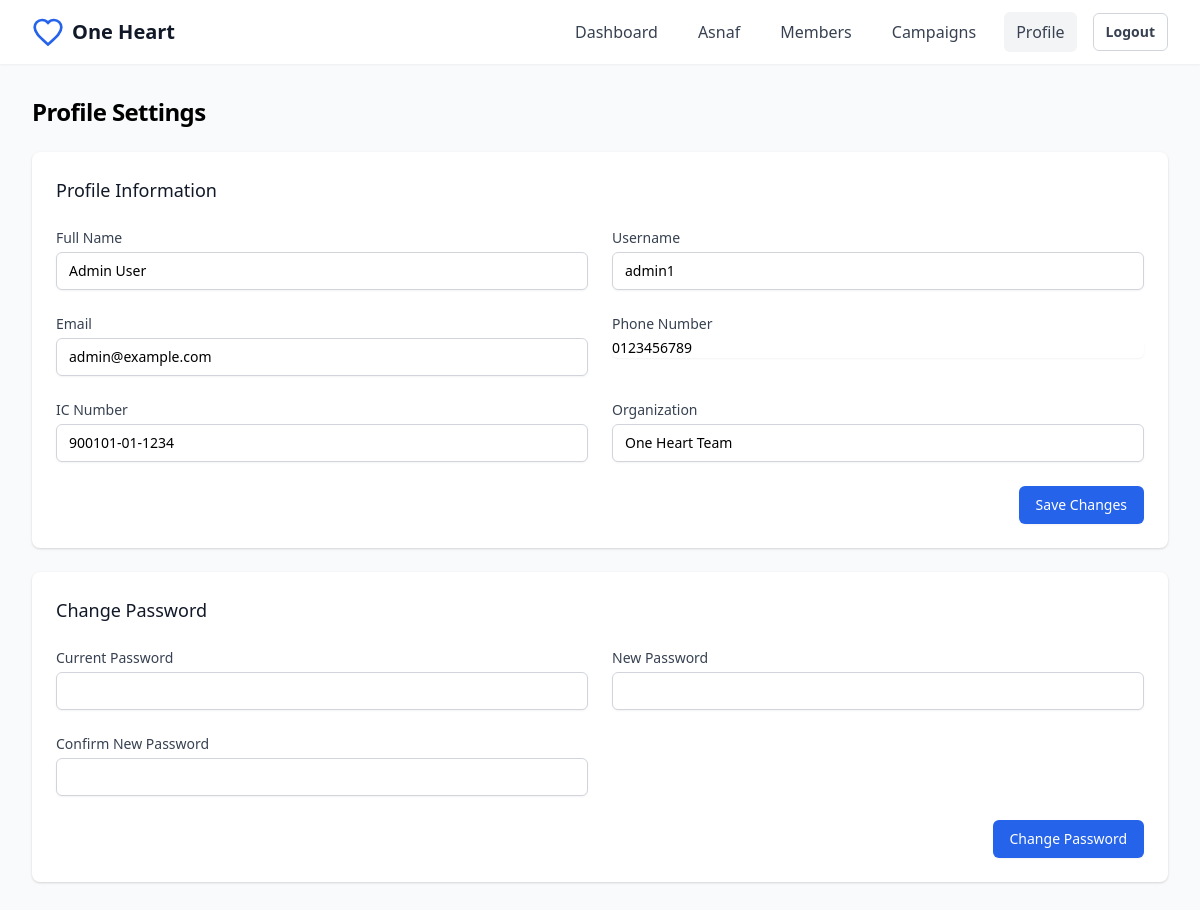
The app's page /profile.php (signed in) with its own data.
### tables this page shows
CREATE TABLE users (
    id INT AUTO_INCREMENT PRIMARY KEY,
    name VARCHAR(100) NOT NULL,
    username VARCHAR(50) UNIQUE NOT NULL,
    email VARCHAR(100) NOT NULL UNIQUE,
    password VARCHAR(255) NOT NULL,
    phone VARCHAR(20),
    ic VARCHAR(20),
    organization VARCHAR(255),
    role ENUM('admin', 'volunteer') NOT NULL DEFAULT 'volunteer',
    status ENUM('active', 'suspended') NOT NULL DEFAULT 'active',
    created_at TIMESTAMP DEFAULT CURRENT_TIMESTAMP,
    updated_at TIMESTAMP DEFAULT CURRENT_TIMESTAMP ON UPDATE CURRENT_TIMESTAMP
);

### profile.php (the view, shortened to what this page needs)
<?php
require_once 'config/database.php';
$user_id = $_SESSION['user_id'];
$stmt = $conn->prepare("SELECT * FROM users WHERE id = ?");
$stmt->bind_param("i", $user_id);
$stmt->execute();
$result = $stmt->get_result();
$user = $result->fetch_assoc();
?>
<!DOCTYPE html>
<html lang="en">
<head>
    <link href="https://cdn.jsdelivr.net/npm/tailwindcss@2.2.19/dist/tailwind.min.css" rel="stylesheet">
    <link rel="stylesheet" href="assets/css/style.css">
</head>
<body class="bg-gray-50">
    <?php include 'includes/header.php'; ?>
    <main class="mx-auto max-w-7xl px-4 sm:px-6 lg:px-8 py-8">
        <div class="space-y-6">
            <h1 class="text-2xl font-bold tracking-tight">Profile Settings</h1>
            <div class="bg-white shadow rounded-lg">
                <div class="px-4 py-5 sm:p-6">
                    <h2 class="text-lg font-medium text-gray-900 mb-4">Profile Information</h2>
                    <form method="POST" class="space-y-6">
                        <div class="grid grid-cols-1 gap-6 sm:grid-cols-2">
                            <div>
                                <label for="name" class="block text-sm font-medium text-gray-700">Full Name</label>
                                <input type="text" name="name" id="name" value="<?php echo htmlspecialchars($user['name']); ?>" required
                                    class="mt-1 block w-full rounded-md border-gray-300 shadow-sm focus:border-blue-500 focus:ring-blue-500 sm:text-sm">
                            </div>
                            <div>
                                <label for="username" class="block text-sm font-medium text-gray-700">Username</label>
                                <input type="text" name="username" id="username" value="<?php echo htmlspecialchars($user['username']); ?>" required
                                    class="mt-1 block w-full rounded-md border-gray-300 shadow-sm focus:border-blue-500 focus:ring-blue-500 sm:text-sm">
                            </div>
                            <div>
                                <label for="email" class="block text-sm font-medium text-gray-700">Email</label>
                                <input type="email" name="email" id="email" value="<?php echo htmlspecialchars($user['email']); ?>" required
                                    class="mt-1 block w-full rounded-md border-gray-300 shadow-sm focus:border-blue-500 focus:ring-blue-500 sm:text-sm">
                            </div>
                            <div>
                                <label for="phone" class="block text-sm font-medium text-gray-700">Phone Number</label>
                                <input type="tel" name="phone" id="phone" value="<?php echo htmlspecialchars($user['phone']); ?>" required
                                    class="mt-1 block w-full rounded-md border-gray-300 shadow-sm focus:border-blue-500 focus:ring-blue-500 sm:text-sm">
                            </div>
                            <div>
                                <label for="ic" class="block text-sm font-medium text-gray-700">IC Number</label>
                                <input type="text" name="ic" id="ic" value="<?php echo htmlspecialchars($user['ic']); ?>" required
                                    class="mt-1 block w-full rounded-md border-gray-300 shadow-sm focus:border-blue-500 focus:ring-blue-500 sm:text-sm">
                            </div>
                            <div>
                                <label for="organization" class="block text-sm font-medium text-gray-700">Organization</label>
                                <input type="text" name="organization" id="organization" value="<?php echo htmlspecialchars($user['organization']); ?>"
                                    class="mt-1 block w-full rounded-md border-gray-300 shadow-sm focus:border-blue-500 focus:ring-blue-500 sm:text-sm">
                            </div>
                        </div>
                        <div class="flex justify-end">
                            <button type="submit" class="ml-3 inline-flex justify-center rounded-md border border-transparent bg-blue-600 py-2 px-4 text-sm font-medium text-white shadow-sm hover:bg-blue-700 focus:outline-none focus:ring-2 focus:ring-blue-500 focus:ring-offset-2">
                                Save Changes
                            </button>
                        </div>
                    </form>
                </div>
            </div>
            <div class="bg-white shadow rounded-lg">
                <div class="px-4 py-5 sm:p-6">
                    <h2 class="text-lg font-medium text-gray-900 mb-4">Change Password</h2>
                    <form method="POST" class="space-y-6">
                        <div class="grid grid-cols-1 gap-6 sm:grid-cols-2">
                            <div>
                                <label for="current_password" class="block text-sm font-medium text-gray-700">Current Password</label>
                                <input type="password" name="current_password" id="current_password" required
                                    class="mt-1 block w-full rounded-md border-gray-300 shadow-sm focus:border-blue-500 focus:ring-blue-500 sm:text-sm">
                            </div>
                            <div>
                                <label for="new_password" class="block text-sm font-medium text-gray-700">New Password</label>
                                <input type="password" name="new_password" id="new_password" required minlength="8"
                                    class="mt-1 block w-full rounded-md border-gray-300 shadow-sm focus:border-blue-500 focus:ring-blue-500 sm:text-sm">
                            </div>
                            <div>
                                <label for="confirm_password" class="block text-sm font-medium text-gray-700">Confirm New Password</label>
                                <input type="password" name="confirm_password" id="confirm_password" required minlength="8"
                                    class="mt-1 block w-full rounded-md border-gray-300 shadow-sm focus:border-blue-500 focus:ring-blue-500 sm:text-sm">
                            </div>
                        </div>
                        <div class="flex justify-end">
                            <button type="submit" class="ml-3 inline-flex justify-center rounded-md border border-transparent bg-blue-600 py-2 px-4 text-sm font-medium text-white shadow-sm hover:bg-blue-700 focus:outline-none focus:ring-2 focus:ring-blue-500 focus:ring-offset-2">
                                Change Password
                            </button>
                        </div>
                    </form>
                </div>
            </div>
        </div>
    </main>
</body>
</html>

### assets/css/style.css (style rules this page uses)
input[type="text"], input[type="email"], input[type="password"], input[type="number"] { width: 100%; padding: 0.5rem 0.75rem; border: 1px solid #D1D5DB; border-radius: 0.375rem; box-shadow: 0 1px 2px 0 rgba(0, 0, 0, 0.05); }

### records on screen
users: name "Admin User", username "admin1", email "admin@example.com", phone "0123456789", ic "900101-01-1234", organization "One Heart Team"
